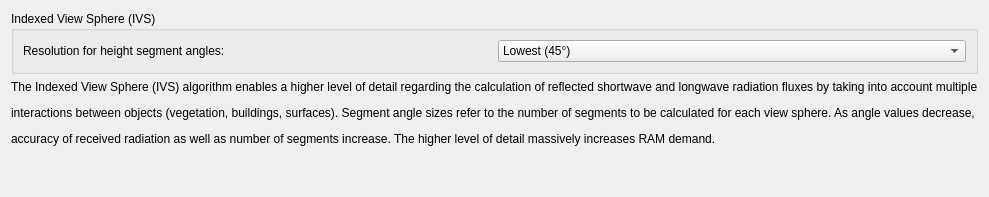
             <widget class="QWidget" name="tab_Radiation">
              <attribute name="title">
               <string>Radiation Settings</string>
              </attribute>
              <layout class="QGridLayout" name="gridLayout_82">
               <item row="0" column="0" colspan="2">
                <widget class="QGroupBox" name="gb_IVS">
                 <property name="title">
                  <string>Indexed View Sphere (IVS)</string>
                 </property>
                 <layout class="QGridLayout" name="gridLayout_44">
                  <item row="1" column="0">
                   <widget class="QLabel" name="label_97">
                    <property name="text">
                     <string>Resolution for height segment angles:</string>
                    </property>
                   </widget>
                  </item>
                  <item row="1" column="1">
                   <widget class="QComboBox" name="cb_resIVS">
                    <property name="currentIndex">
                     <number>1</number>
                    </property>
                    <item>
                     <property name="text">
                      <string>Off</string>
                     </property>
                    </item>
                    <item>
                     <property name="text">
                      <string>Lowest (45°)</string>
                     </property>
                    </item>
                    <item>
                     <property name="text">
                      <string>Low (30°)</string>
                     </property>
                    </item>
                    <item>
                     <property name="text">
                      <string>Medium (15°)</string>
                     </property>
                    </item>
                    <item>
                     <property name="text">
                      <string>High (10°)</string>
                     </property>
                    </item>
                    <item>
                     <property name="text">
                      <string>Very High (5°)</string>
                     </property>
                    </item>
                    <item>
                     <property name="text">
                      <string>Ultra High (2°)</string>
                     </property>
                    </item>
                   </widget>
                  </item>
                 </layout>
                </widget>
               </item>
               <item row="2" column="1">
                <spacer name="verticalSpacer_14">
                 <property name="orientation">
                  <enum>Qt::Orientation::Vertical</enum>
                 </property>
                 <property name="sizeHint" stdset="0">
                  <size>
                   <width>20</width>
                   <height>40</height>
                  </size>
                 </property>
                </spacer>
               </item>
               <item row="1" column="0" colspan="2">
                <widget class="QLabel" name="label_99">
                 <property name="text">
                  <string>&lt;html&gt;&lt;head/&gt;&lt;body&gt;&lt;p&gt;The Indexed View Sphere (IVS) algorithm enables a higher level of detail regarding the calculation of reflected shortwave and longwave radiation fluxes by taking into account multiple&lt;/p&gt;&lt;p&gt;interactions between objects (vegetation, buildings, surfaces). Segment angle sizes refer to the number of segments to be calculated for each view sphere. As angle values decrease,&lt;/p&gt;&lt;p&gt;accuracy of received radiation as well as number of segments increase. The higher level of detail massively increases RAM demand.&lt;/p&gt;&lt;/body&gt;&lt;/html&gt;</string>
                 </property>
                </widget>
               </item>
              </layout>
             </widget>
